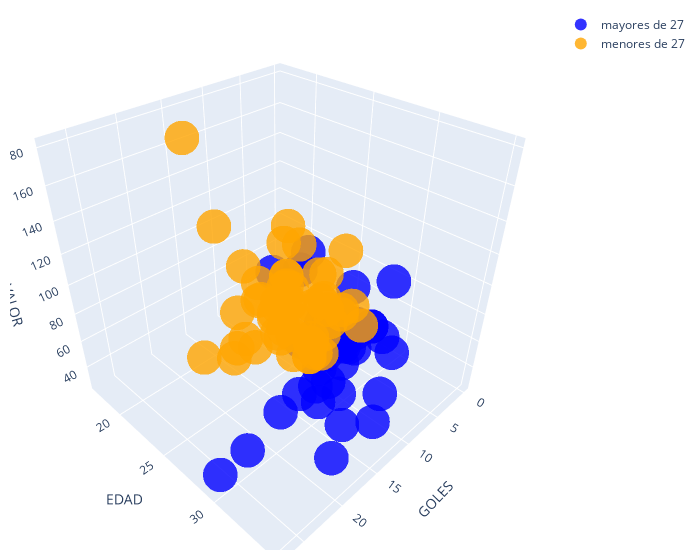

The notebook cell saved with this chart:
### Code cell
fig = go.Figure()
fig.add_trace(go.Scatter3d(
                    x=mas_27["goles"],
                    y=mas_27["edad"],
                    z=mas_27["valor"],
                    mode="markers",
                    marker=dict(
                    size=12,
                    color = 'blue',
                    colorscale='thermal',
                    opacity=.8),
                    name = "mayores de 27",
                    text= mas_27["nombre"]))
fig.add_trace(go.Scatter3d(
                    x=menos_27["goles"],
                    y=menos_27["edad"],
                    z=menos_27["valor"],
                    mode="markers",
                    marker=dict(
                    size=12,
                    color = 'orange',
                    colorscale='thermal',
                    opacity=.8),
                    name = "menores de 27",
                    text= menos_27["nombre"]))
fig.update_layout(scene = dict(
                    xaxis_title='GOLES',
                    yaxis_title='EDAD',
                    zaxis_title='VALOR'),
                    width=700,
                    margin=dict(r=20, b=10, l=10, t=10))
fig.show()

### Figure 1 — Plotly figure (JSON) as saved in the notebook; plotly's stock layout.template omitted (floating-point values rounded to 4 significant figures)
{"data": [{"marker": {"color": "blue", "colorscale": [[0, "rgb(3, 35, 51)"], [0.09091, "rgb(13, 48, 100)"], [0.1818, "rgb(53, 50, 155)"], [0.2727, "rgb(93, 62, 153)"], [0.3636, "rgb(126, 77, 143)"], [0.4545, "rgb(158, 89, 135)"], [0.5455, "rgb(193, 100, 121)"], [0.6364, "rgb(225, 113, 97)"], [0.7273, "rgb(246, 139, 69)"], [0.8182, "rgb(251, 173, 60)"], [0.9091, "rgb(246, 211, 70)"], [1, "rgb(231, 250, 90)"]], "opacity": 0.8, "size": 12}, "mode": "markers", "name": "mayores de 27", "text": ["neymar", "sadio-mane", "mohamed-salah", "lionel-messi", "antoine-griezmann", "eden-hazard", "roberto-firmino", "pierre-emerick-aubameyang", "robert-lewandowski", "riyad-mahrez", "wilfried-zaha", "hakim-ziyech", "florian-thauvin", "thorgan-hazard", "lucas-moura", "angel-di-maria", "gareth-bale", "marco-reus", "karim-benzema", "andrej-kramaric", "kevin-volland", "pablo-sarabia", "luis-suarez", "heung-min-son", "mauro-icardi", "cristiano-ronaldo", "sergio-aguero", "lorenzo-insigne", "alexandre-lacazette", "wissam-ben-yedder", "rodrigo", "ciro-immobile", "alvaro-morata", "duvan-zapata", "raul-jimenez"], "type": "scatter3d", "x": [13, 14, 16, 19, 8, 1, 8, 17, 25, 7, 3, 6, 0, 5, 0, 8, 2, 11, 14, 7, 9, 4, 11, 9, 12, 21, 16, 5, 7, 18, 2, 27, 8, 11, 13], "y": [28, 28, 27, 32, 29, 29, 28, 30, 31, 29, 27, 27, 27, 27, 27, 32, 30, 30, 32, 28, 27, 27, 33, 27, 27, 35, 31, 28, 28, 29, 29, 30, 27, 29, 29], "z": [128, 120, 120, 112, 96, 80, 72, 56, 56, 48, 44, 40, 32, 32, 32, 32, 32, 32, 32, 30.5, 28, 28, 28, 64, 60, 60, 52, 48, 48, 40, 40, 40, 36, 36, 40]}, {"marker": {"color": "orange", "colorscale": [[0, "rgb(3, 35, 51)"], [0.09091, "rgb(13, 48, 100)"], [0.1818, "rgb(53, 50, 155)"], [0.2727, "rgb(93, 62, 153)"], [0.3636, "rgb(126, 77, 143)"], [0.4545, "rgb(158, 89, 135)"], [0.5455, "rgb(193, 100, 121)"], [0.6364, "rgb(225, 113, 97)"], [0.7273, "rgb(246, 139, 69)"], [0.8182, "rgb(251, 173, 60)"], [0.9091, "rgb(246, 211, 70)"], [1, "rgb(231, 250, 90)"]], "opacity": 0.8, "size": 12}, "mode": "markers", "name": "menores de 27", "text": ["kylian-mbappe", "raheem-sterling", "harry-kane", "jadon-sancho", "joao-felix", "bernardo-silva", "leroy-sane", "erling-haaland", "paulo-dybala", "serge-gnabry", "romelu-lukaku", "lautaro-martinez", "marcus-rashford", "timo-werner", "federico-chiesa", "anthony-martial", "memphis-depay", "tammy-abraham", "inaki-williams", "kingsley-coman", "moussa-dembele", "david-neres", "ansu-fati", "sebastien-haller", "maxi-gomez", "marco-asensio", "angel-correa", "luka-jovic", "arkadiusz-milik", "lucas-ocampos", "andrea-belotti", "marcel-sabitzer", "dejan-kulusevski", "callum-hudson-odoi", "malcom", "joaquin-correa", "leon-bailey", "mason-greenwood", "paco-alcacer", "victor-osimhen", "samu-chukwueze", "moussa-diaby", "gabriel-jesus", "ousmane-dembele", "christian-pulisic", "richarlison", "nicolas-pepe", "rodrygo", "ferran-torres", "vinicius-junior", "everton", "hirving-lozano", "milot-rashica", "steven-bergwijn", "federico-bernardeschi"], "type": "scatter3d", "x": [18, 11, 11, 14, 4, 5, 0, 9, 7, 11, 17, 11, 14, 21, 6, 11, 9, 13, 0, 2, 16, 6, 4, 7, 9, 0, 5, 2, 9, 10, 9, 8, 5, 1, 1, 7, 5, 5, 7, 13, 3, 4, 10, 1, 5, 10, 4, 2, 4, 2, 0, 2, 7, 7, 0], "y": [21, 25, 26, 20, 20, 25, 24, 19, 26, 24, 26, 22, 22, 24, 22, 24, 26, 22, 25, 23, 23, 23, 17, 25, 23, 24, 25, 22, 26, 25, 26, 26, 20, 19, 23, 25, 22, 18, 26, 21, 20, 20, 23, 22, 21, 23, 24, 19, 20, 19, 24, 24, 23, 22, 26], "z": [180, 128, 120, 117, 81, 80, 80, 72, 72, 72, 68, 64, 64, 64, 48, 48, 44, 40, 40, 40, 40, 36, 36, 36, 32, 32, 32, 32, 32, 32, 32, 32, 31.5, 31.5, 30.5, 30.5, 29.5, 29, 28, 27, 27, 27, 56, 56, 54, 52, 52, 45, 45, 45, 28, 28, 28, 28, 28]}], "layout": {"margin": {"b": 10, "l": 10, "r": 20, "t": 10}, "scene": {"xaxis": {"title": {"text": "GOLES"}}, "yaxis": {"title": {"text": "EDAD"}}, "zaxis": {"title": {"text": "VALOR"}}}, "width": 700}}
